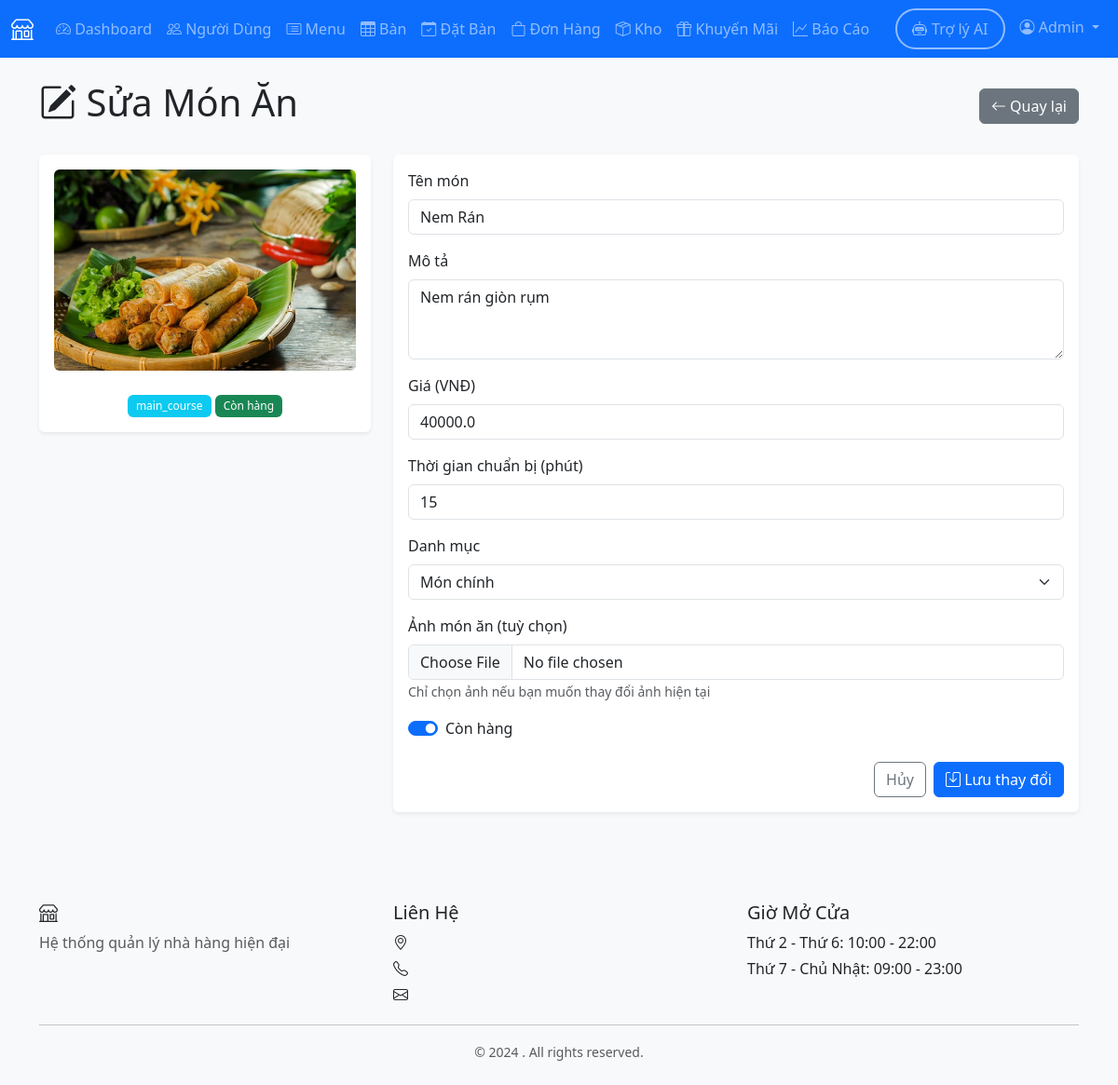
The page /admin/menu/2/edit (signed in) on the database its author committed.
### models.py (models this page shows, shortened)
class User(UserMixin, db.Model):
    __tablename__ = 'users'
    user_id = db.Column(db.Integer, primary_key=True)
    name = db.Column(db.String(100), nullable=False)
    email = db.Column(db.String(120), unique=True, nullable=False)
    password_hash = db.Column(db.String(255), nullable=False)
    phone = db.Column(db.String(20))
    role = db.Column(db.String(20), nullable=False, default='customer')
    employee_type = db.Column(db.String(50))
    created_at = db.Column(db.DateTime, default=datetime.utcnow)
    active = db.Column(db.Boolean, default=True)
    health_check_date = db.Column(db.Date, nullable=True)
    reservations = db.relationship('Reservation', backref='customer', lazy=True)
    orders = db.relationship('Order', foreign_keys='Order.customer_id', backref='customer', lazy=True)
    feedbacks = db.relationship('Feedback', backref='customer', lazy=True)

class Menu(db.Model):
    __tablename__ = 'menu'
    menu_id = db.Column(db.Integer, primary_key=True)
    name = db.Column(db.String(100), nullable=False)
    description = db.Column(db.Text)
    price = db.Column(db.Float, nullable=False)
    category = db.Column(db.String(50), nullable=False)  # appetizer, main, dessert, drink
    image_url = db.Column(db.String(255))
    available = db.Column(db.Boolean, default=True)
    preparation_time = db.Column(db.Integer, default=15)  # minutes
    created_at = db.Column(db.DateTime, default=datetime.utcnow)
    calories = db.Column(db.Integer, nullable=True)
    order_items = db.relationship('OrderItem', backref='menu_item', lazy=True)

### routes/admin.py (the view, shortened to what this page needs)
@bp.route('/menu/<int:menu_id>/edit', methods=['GET', 'POST'])
@login_required
@admin_required
def edit_menu_item(menu_id):
    menu_item = Menu.query.get_or_404(menu_id)
    return render_template('admin/edit_menu_item.html', menu_item=menu_item)

### routes/admin.py (called while the page is built)
def admin_required(f):
    from functools import wraps
    @wraps(f)
    def decorated_function(*args, **kwargs):
        if not current_user.is_authenticated or current_user.role != 'admin':
            flash('Bạn không có quyền truy cập trang này.', 'danger')
            return redirect(url_for('auth.login'))
        return f(*args, **kwargs)
    return decorated_function

### templates/admin/edit_menu_item.html (shortened to what this page needs)
{% extends "base.html" %}
{% block content %}
<div class="container">
    <div class="row mb-4">
        <div class="col-12 d-flex justify-content-between align-items-center">
            <h1>
                <i class="bi bi-pencil-square"></i>
                Sửa Món Ăn
            </h1>
            <a href="{{ url_for('admin.menu') }}" class="btn btn-secondary">
                <i class="bi bi-arrow-left"></i> Quay lại
            </a>
        </div>
    </div>
    <div class="row">
        <div class="col-md-4 mb-4">
            <div class="card shadow-sm">
                <div class="card-body text-center">
                    {% if menu_item.image_url %}
                    <img src="{{ url_for('static', filename='images/menu/' + menu_item.image_url) }}"
                        alt="{{ menu_item.name }}" class="img-fluid rounded mb-3"
                        style="max-height: 260px; object-fit: cover;">
                    {% else %}
                    <div class="text-muted py-5">
                        <i class="bi bi-image fs-1 d-block mb-2"></i>
                        Chưa có hình ảnh
                    </div>
                    {% endif %}
                    <div class="mt-2">
                        <span class="badge bg-info">{{ menu_item.category }}</span>
                        {% if menu_item.available %}
                        <span class="badge bg-success">Còn hàng</span>
                        {% else %}
                        <span class="badge bg-danger">Hết hàng</span>
                        {% endif %}
                    </div>
                </div>
            </div>
        </div>
        <div class="col-md-8">
            <div class="card shadow-sm">
                <div class="card-body">
                    <form method="POST" enctype="multipart/form-data">
                        <div class="mb-3">
                            <label class="form-label">Tên món</label>
                            <input type="text" name="name" class="form-control" value="{{ menu_item.name }}" required>
                        </div>
                        <div class="mb-3">
                            <label class="form-label">Mô tả</label>
                            <textarea name="description" class="form-control" rows="3"
                                required>{{ menu_item.description }}</textarea>
                        </div>
                        <div class="mb-3">
                            <label class="form-label">Giá (VNĐ)</label>
                            <input type="number" name="price" class="form-control" min="0" value="{{ menu_item.price }}"
                                required>
                        </div>
                        <div class="mb-3">
                            <label class="form-label">Thời gian chuẩn bị (phút)</label>
                            <input type="number" name="preparation_time" class="form-control" min="1"
                                value="{{ menu_item.preparation_time or 15 }}">
                        </div>
                        <div class="mb-3">
                            <label class="form-label">Danh mục</label>
                            <select name="category" class="form-select" required>
                                <option value="main_course" {% if menu_item.category=='main_course' %}selected{% endif
                                    %}>
                                    Món chính
                                </option>
                            </select>
                        </div>
                        <div class="mb-3">
                            <label class="form-label">Ảnh món ăn (tuỳ chọn)</label>
                            <input type="file" name="image" class="form-control" accept="image/*">
                            <small class="text-muted">
                                Chỉ chọn ảnh nếu bạn muốn thay đổi ảnh hiện tại
                            </small>
                        </div>
                        <div class="form-check form-switch mb-4">
                            <input class="form-check-input" type="checkbox" name="available" id="available" {% if
                                menu_item.available %}checked{% endif %}>
                            <label class="form-check-label" for="available">
                                Còn hàng
                            </label>
                        </div>
                        <div class="d-flex justify-content-end gap-2">
                            <a href="{{ url_for('admin.menu') }}" class="btn btn-outline-secondary">
                                Hủy
                            </a>
                            <button type="submit" class="btn btn-primary">
                                <i class="bi bi-save"></i> Lưu thay đổi
                            </button>
                        </div>
                    </form>
                </div>
            </div>
        </div>
    </div>
</div>
{% endblock %}

### templates/base.html (shortened to what this page needs)
<!DOCTYPE html>
<html lang="vi">
<head>
    <link href="https://cdn.jsdelivr.net/npm/bootstrap@5.3.2/dist/css/bootstrap.min.css" rel="stylesheet">
    <link rel="stylesheet" href="https://cdn.jsdelivr.net/npm/bootstrap-icons@1.11.1/font/bootstrap-icons.css">
    <link rel="stylesheet" href="{{ url_for('static', filename='css/style.css') }}">
</head>
<body>
    {% if current_user.is_authenticated %}
    <nav class="navbar navbar-expand-lg navbar-dark bg-primary">
        <div class="container-fluid">
            <a class="navbar-brand" href="{{ url_for('index') }}">
                <i class="bi bi-shop"></i> {{ restaurant_name }}
            </a>
            <div class="collapse navbar-collapse" id="navbarNav">
                <ul class="navbar-nav me-auto">
                    {% if current_user.role == 'customer' %}
                        <li class="nav-item">
                            <a class="nav-link" href="{{ url_for('customer.dashboard') }}">
                                <i class="bi bi-house"></i> Dashboard
                            </a>
                        </li>
                        <li class="nav-item">
                            <a class="nav-link" href="{{ url_for('customer.menu') }}">
                                <i class="bi bi-card-list"></i> Menu
                            </a>
                        </li>
                        <li class="nav-item">
                            <a class="nav-link" href="{{ url_for('customer.reservation') }}">
                                <i class="bi bi-calendar-check"></i> Đặt Bàn
                            </a>
                        </li>
                        <li class="nav-item">
                            <a class="nav-link" href="{{ url_for('customer.my_orders') }}">
                                <i class="bi bi-bag"></i> Đơn Hàng
                            </a>
                        </li>
                        <li class="nav-item">
                            <a class="nav-link" href="{{ url_for('customer.promotions') }}">
                                <i class="bi bi-gift"></i> Khuyến Mãi
                            </a>
                        </li>
                    {% elif current_user.role == 'admin' %}
                        <li class="nav-item">
                            <a class="nav-link" href="{{ url_for('admin.dashboard') }}">
                                <i class="bi bi-speedometer2"></i> Dashboard
                            </a>
                        </li>
                        <li class="nav-item">
                            <a class="nav-link" href="{{ url_for('admin.users') }}">
                                <i class="bi bi-people"></i> Người Dùng
                            </a>
                        </li>
                        <li class="nav-item">
                            <a class="nav-link" href="{{ url_for('admin.menu') }}">
                                <i class="bi bi-card-list"></i> Menu
                            </a>
                        </li>
                        <li class="nav-item">
                            <a class="nav-link" href="{{ url_for('admin.tables') }}">
                                <i class="bi bi-table"></i> Bàn
                            </a>
                        </li>
                        <li class="nav-item">
                            <a class="nav-link" href="{{ url_for('admin.reservations') }}">
                                <i class="bi bi-calendar-check"></i> Đặt Bàn
                            </a>
                        </li>
                        <li class="nav-item">
                            <a class="nav-link" href="{{ url_for('admin.orders') }}">
                                <i class="bi bi-bag"></i> Đơn Hàng
                            </a>
                        </li>
                        <li class="nav-item">
                            <a class="nav-link" href="{{ url_for('admin.inventory') }}">
                                <i class="bi bi-box-seam"></i> Kho
                            </a>
                        </li>
                        <li class="nav-item">
                            <a class="nav-link" href="{{ url_for('admin.promotions') }}">
                                <i class="bi bi-gift"></i> Khuyến Mãi
                            </a>
                        </li>
                        <li class="nav-item">
                            <a class="nav-link" href="{{ url_for('admin.reports') }}">
                                <i class="bi bi-graph-up"></i> Báo Cáo
                            </a>
                        </li>
                    {% endif %}
                </ul>
                <ul class="navbar-nav">
                    <li class="nav-item">
                        <a class="nav-link btn btn-outline-primary rounded-pill px-3 me-2"
                           href="{{ url_for('chatbot.index') }}"
                           style="border: 2px solid; display: flex; align-items: center; gap: 5px;">
                            <i class="bi bi-robot"></i>
                            <span class="d-none d-lg-inline">Trợ lý AI</span>
                        </a>
                    </li>
                    <li class="nav-item dropdown">
                        <a class="nav-link dropdown-toggle" href="#" id="navbarDropdown" role="button" data-bs-toggle="dropdown">
                            <i class="bi bi-person-circle"></i> {{ current_user.name }}
                        </a>
                    </li>
                </ul>
            </div>
        </div>
    </nav>
    {% endif %}
    <main class="{% if current_user.is_authenticated %}py-4{% endif %}">
        {% block content %}{% endblock %}
    </main>
    {% if current_user.is_authenticated %}
    <footer class="bg-light mt-5 py-4">
        <div class="container">
            <div class="row">
                <div class="col-md-4">
                    <h5><i class="bi bi-shop"></i> {{ restaurant_name }}</h5>
                    <p class="text-muted">Hệ thống quản lý nhà hàng hiện đại</p>
                </div>
                <div class="col-md-4">
                    <h5>Liên Hệ</h5>
                    <p class="mb-1"><i class="bi bi-geo-alt"></i> {{ restaurant_address }}</p>
                    <p class="mb-1"><i class="bi bi-telephone"></i> {{ restaurant_phone }}</p>
                    <p class="mb-1"><i class="bi bi-envelope"></i> {{ restaurant_email }}</p>
                </div>
                <div class="col-md-4">
                    <h5>Giờ Mở Cửa</h5>
                    <p class="mb-1">Thứ 2 - Thứ 6: 10:00 - 22:00</p>
                    <p class="mb-1">Thứ 7 - Chủ Nhật: 09:00 - 23:00</p>
                </div>
            </div>
            <hr>
            <div class="text-center text-muted">
                <small>&copy; 2024 {{ restaurant_name }}. All rights reserved.</small>
            </div>
        </div>
    </footer>
    {% endif %}
</body>
</html>

### static/css/style.css (style rules this page uses)
:root { --primary-color: #0d6efd; --success-color: #198754; --warning-color: #ffc107; --danger-color: #dc3545; --info-color: #0dcaf0; }
body { font-family: 'Segoe UI', Tahoma, Geneva, Verdana, sans-serif; background-color: #f8f9fa; }
.navbar-brand { font-weight: 600; font-size: 1.5rem; }
.card { transition: all 0.3s ease; border: none; box-shadow: 0 0.125rem 0.25rem rgba(0, 0, 0, 0.075); }
.btn { transition: all 0.3s ease; }
.badge { font-weight: 500; padding: 0.5em 0.75em; }
footer { margin-top: auto; }
.shadow-sm { box-shadow: 0 0.125rem 0.25rem rgba(0, 0, 0, 0.075) !important; }

### rows shown on the page
User: name "Admin"
Menu: image_url (picture), category "main_course", name "Nem Rán", description "Nem rán giòn rụm", price "40000.0", preparation_time "15", category "Món chính", available "☑"
